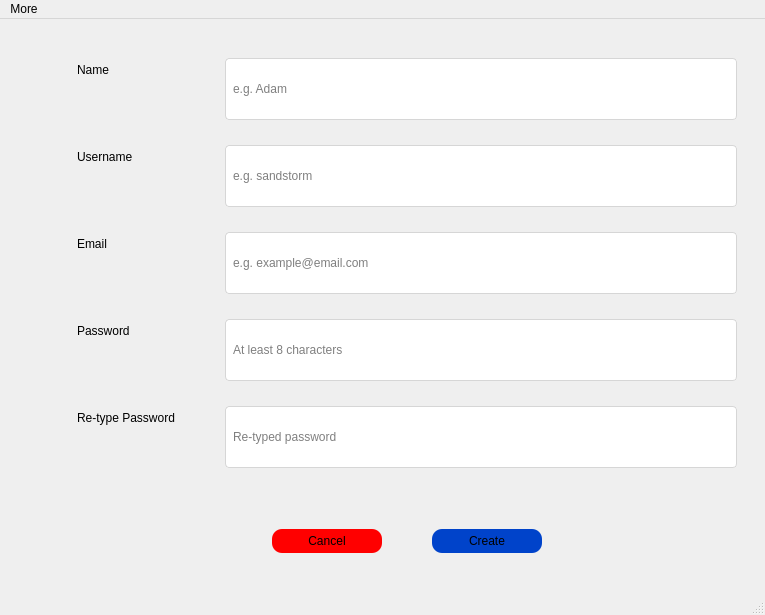
<?xml version="1.0" encoding="UTF-8"?>
<ui version="4.0">
 <class>MainWindow</class>
 <widget class="QMainWindow" name="MainWindow">
  <property name="windowModality">
   <enum>Qt::NonModal</enum>
  </property>
  <property name="geometry">
   <rect>
    <x>0</x>
    <y>0</y>
    <width>765</width>
    <height>615</height>
   </rect>
  </property>
  <property name="sizePolicy">
   <sizepolicy hsizetype="Preferred" vsizetype="Fixed">
    <horstretch>0</horstretch>
    <verstretch>0</verstretch>
   </sizepolicy>
  </property>
  <property name="windowTitle">
   <string>MainWindow</string>
  </property>
  <property name="layoutDirection">
   <enum>Qt::LeftToRight</enum>
  </property>
  <property name="styleSheet">
   <string notr="true">QGroupBox {
border : none;
padding : 0px;
}

QPushButton {
color:&quot;White&quot;;
font: 12pt &quot;Times New Roman&quot;;
background-color: rgb(0, 67, 202);
border-radius: 10px;
padding: 5px;
width : 100%;
}

QPushButton:hover {
font-size : 15pt &quot;Times New Roman&quot;;
}

QLabel {
font: 13pt &quot;Times New Roman&quot;;
}

QLineEdit{
font: 10pt &quot;Times New Roman&quot;;
border : 1px solid rgb(214, 214, 214);
border-radius : 4px;
padding : 5px;
width : 500%;
height : 50%;
}

/*
QLineEdit:focus{
background :rgb(218, 218, 218);
}
*/

QLineEdit:hover{
border : 2px solid  rgb(171, 203, 233);
}</string>
  </property>
  <widget class="QWidget" name="centralwidget">
   <layout class="QVBoxLayout" name="verticalLayout">
    <item>
     <widget class="QGroupBox" name="groupBox">
      <property name="sizePolicy">
       <sizepolicy hsizetype="Preferred" vsizetype="Fixed">
        <horstretch>0</horstretch>
        <verstretch>2</verstretch>
       </sizepolicy>
      </property>
      <property name="styleSheet">
       <string notr="true"/>
      </property>
      <property name="title">
       <string/>
      </property>
      <layout class="QFormLayout" name="formLayout">
       <property name="fieldGrowthPolicy">
        <enum>QFormLayout::FieldsStayAtSizeHint</enum>
       </property>
       <property name="formAlignment">
        <set>Qt::AlignBottom|Qt::AlignHCenter</set>
       </property>
       <property name="horizontalSpacing">
        <number>50</number>
       </property>
       <property name="verticalSpacing">
        <number>25</number>
       </property>
       <property name="bottomMargin">
        <number>0</number>
       </property>
       <item row="0" column="0">
        <widget class="QLabel" name="label">
         <property name="text">
          <string>Name</string>
         </property>
        </widget>
       </item>
       <item row="0" column="1">
        <widget class="QLineEdit" name="name_field">
         <property name="styleSheet">
          <string notr="true">font: 14pt &quot;Times New Roman&quot;;</string>
         </property>
         <property name="placeholderText">
          <string>e.g. Adam</string>
         </property>
        </widget>
       </item>
       <item row="1" column="0">
        <widget class="QLabel" name="label_2">
         <property name="text">
          <string>Username</string>
         </property>
        </widget>
       </item>
       <item row="1" column="1">
        <widget class="QLineEdit" name="username_field">
         <property name="styleSheet">
          <string notr="true">font: 14pt &quot;Times New Roman&quot;;</string>
         </property>
         <property name="placeholderText">
          <string>e.g. sandstorm</string>
         </property>
        </widget>
       </item>
       <item row="2" column="0">
        <widget class="QLabel" name="label_3">
         <property name="text">
          <string>Email</string>
         </property>
        </widget>
       </item>
       <item row="2" column="1">
        <widget class="QLineEdit" name="email_field">
         <property name="styleSheet">
          <string notr="true">font: 14pt &quot;Times New Roman&quot;;</string>
         </property>
         <property name="placeholderText">
          <string>e.g. example@email.com</string>
         </property>
        </widget>
       </item>
       <item row="3" column="0">
        <widget class="QLabel" name="label_4">
         <property name="text">
          <string>Password</string>
         </property>
        </widget>
       </item>
       <item row="3" column="1">
        <widget class="QLineEdit" name="password_field">
         <property name="styleSheet">
          <string notr="true">font: 14pt &quot;Times New Roman&quot;;</string>
         </property>
         <property name="inputMethodHints">
          <set>Qt::ImhHiddenText|Qt::ImhNoAutoUppercase|Qt::ImhNoPredictiveText|Qt::ImhSensitiveData</set>
         </property>
         <property name="echoMode">
          <enum>QLineEdit::Password</enum>
         </property>
         <property name="placeholderText">
          <string>At least 8 characters</string>
         </property>
        </widget>
       </item>
       <item row="4" column="0">
        <widget class="QLabel" name="label_5">
         <property name="text">
          <string>Re-type Password</string>
         </property>
        </widget>
       </item>
       <item row="4" column="1">
        <widget class="QLineEdit" name="password_field_2">
         <property name="styleSheet">
          <string notr="true">font: 14pt &quot;Times New Roman&quot;;</string>
         </property>
         <property name="echoMode">
          <enum>QLineEdit::Password</enum>
         </property>
         <property name="placeholderText">
          <string>Re-typed password</string>
         </property>
        </widget>
       </item>
       <item row="6" column="0">
        <widget class="QFrame" name="frame">
         <property name="frameShape">
          <enum>QFrame::StyledPanel</enum>
         </property>
         <property name="frameShadow">
          <enum>QFrame::Raised</enum>
         </property>
        </widget>
       </item>
      </layout>
     </widget>
    </item>
    <item>
     <widget class="QGroupBox" name="groupBox_3">
      <property name="sizePolicy">
       <sizepolicy hsizetype="Preferred" vsizetype="Fixed">
        <horstretch>0</horstretch>
        <verstretch>8</verstretch>
       </sizepolicy>
      </property>
      <property name="styleSheet">
       <string notr="true"/>
      </property>
      <property name="title">
       <string/>
      </property>
      <layout class="QFormLayout" name="formLayout_2">
       <property name="fieldGrowthPolicy">
        <enum>QFormLayout::FieldsStayAtSizeHint</enum>
       </property>
       <property name="formAlignment">
        <set>Qt::AlignHCenter|Qt::AlignTop</set>
       </property>
       <property name="horizontalSpacing">
        <number>50</number>
       </property>
       <item row="0" column="0">
        <widget class="QPushButton" name="cancel_button">
         <property name="sizePolicy">
          <sizepolicy hsizetype="Fixed" vsizetype="Fixed">
           <horstretch>0</horstretch>
           <verstretch>0</verstretch>
          </sizepolicy>
         </property>
         <property name="focusPolicy">
          <enum>Qt::NoFocus</enum>
         </property>
         <property name="styleSheet">
          <string notr="true">background : red;</string>
         </property>
         <property name="text">
          <string>Cancel</string>
         </property>
        </widget>
       </item>
       <item row="0" column="1">
        <widget class="QPushButton" name="create_and_login_button">
         <property name="sizePolicy">
          <sizepolicy hsizetype="Fixed" vsizetype="Preferred">
           <horstretch>0</horstretch>
           <verstretch>0</verstretch>
          </sizepolicy>
         </property>
         <property name="focusPolicy">
          <enum>Qt::NoFocus</enum>
         </property>
         <property name="layoutDirection">
          <enum>Qt::LeftToRight</enum>
         </property>
         <property name="styleSheet">
          <string notr="true"/>
         </property>
         <property name="text">
          <string>Create</string>
         </property>
         <property name="shortcut">
          <string>Return</string>
         </property>
        </widget>
       </item>
      </layout>
     </widget>
    </item>
   </layout>
  </widget>
  <widget class="QMenuBar" name="menubar">
   <property name="geometry">
    <rect>
     <x>0</x>
     <y>0</y>
     <width>765</width>
     <height>26</height>
    </rect>
   </property>
   <widget class="QMenu" name="menuFile">
    <property name="title">
     <string>More</string>
    </property>
    <widget class="QMenu" name="menuTheme">
     <property name="title">
      <string>Theme</string>
     </property>
     <addaction name="actionLightMode_2"/>
     <addaction name="actionDarkMode_2"/>
    </widget>
    <addaction name="menuTheme"/>
    <addaction name="actionQuit"/>
   </widget>
   <addaction name="menuFile"/>
  </widget>
  <widget class="QStatusBar" name="statusbar"/>
  <action name="actionQuit">
   <property name="text">
    <string>Quit</string>
   </property>
  </action>
  <action name="actionDarkMode">
   <property name="text">
    <string>DarkMode</string>
   </property>
  </action>
  <action name="actionDarkMode_2">
   <property name="text">
    <string>Dark Mode</string>
   </property>
  </action>
  <action name="actionLightMode_2">
   <property name="text">
    <string>Light Mode</string>
   </property>
  </action>
 </widget>
 <resources/>
 <connections/>
</ui>
